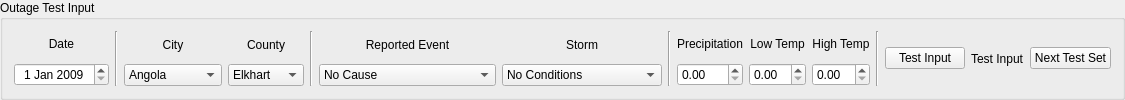
     <widget class="QGroupBox" name="OutageInputBox">
      <property name="title">
       <string>Outage Test Input</string>
      </property>
      <layout class="QHBoxLayout" name="horizontalLayout_7" stretch="20,1,2">
       <item>
        <layout class="QHBoxLayout" name="horizontalLayout_4">
         <item>
          <layout class="QVBoxLayout" name="verticalLayout_8">
           <item>
            <widget class="QLabel" name="label_16">
             <property name="text">
              <string>Date</string>
             </property>
             <property name="alignment">
              <set>Qt::AlignCenter</set>
             </property>
            </widget>
           </item>
           <item>
            <widget class="QDateEdit" name="inputDate">
             <property name="alignment">
              <set>Qt::AlignCenter</set>
             </property>
             <property name="dateTime">
              <datetime>
               <hour>0</hour>
               <minute>0</minute>
               <second>0</second>
               <year>2009</year>
               <month>1</month>
               <day>1</day>
              </datetime>
             </property>
             <property name="maximumDateTime">
              <datetime>
               <hour>23</hour>
               <minute>59</minute>
               <second>59</second>
               <year>2015</year>
               <month>12</month>
               <day>31</day>
              </datetime>
             </property>
             <property name="minimumDate">
              <date>
               <year>2009</year>
               <month>1</month>
               <day>1</day>
              </date>
             </property>
            </widget>
           </item>
          </layout>
         </item>
         <item>
          <widget class="Line" name="line_6">
           <property name="orientation">
            <enum>Qt::Vertical</enum>
           </property>
          </widget>
         </item>
         <item>
          <layout class="QVBoxLayout" name="verticalLayout_14">
           <item>
            <widget class="QLabel" name="label_15">
             <property name="text">
              <string>City</string>
             </property>
             <property name="alignment">
              <set>Qt::AlignCenter</set>
             </property>
            </widget>
           </item>
           <item>
            <widget class="QComboBox" name="inputCity_cb">
             <item>
              <property name="text">
               <string>Angola</string>
              </property>
             </item>
             <item>
              <property name="text">
               <string>Crown Point</string>
              </property>
             </item>
             <item>
              <property name="text">
               <string>Gary</string>
              </property>
             </item>
             <item>
              <property name="text">
               <string>Goshen</string>
              </property>
             </item>
             <item>
              <property name="text">
               <string>Hammond</string>
              </property>
             </item>
             <item>
              <property name="text">
               <string>Laporte</string>
              </property>
             </item>
             <item>
              <property name="text">
               <string>Monticello</string>
              </property>
             </item>
             <item>
              <property name="text">
               <string>Plymouth</string>
              </property>
             </item>
             <item>
              <property name="text">
               <string>Valparaiso</string>
              </property>
             </item>
            </widget>
           </item>
          </layout>
         </item>
         <item>
          <layout class="QVBoxLayout" name="verticalLayout_15">
           <item>
            <widget class="QLabel" name="label_17">
             <property name="text">
              <string>County</string>
             </property>
             <property name="alignment">
              <set>Qt::AlignCenter</set>
             </property>
            </widget>
           </item>
           <item>
            <widget class="QComboBox" name="inputCount_cb">
             <item>
              <property name="text">
               <string>Elkhart</string>
              </property>
             </item>
             <item>
              <property name="text">
               <string>La Porte</string>
              </property>
             </item>
             <item>
              <property name="text">
               <string>Lake</string>
              </property>
             </item>
             <item>
              <property name="text">
               <string>Marshall</string>
              </property>
             </item>
             <item>
              <property name="text">
               <string>Porter</string>
              </property>
             </item>
             <item>
              <property name="text">
               <string>Steuben</string>
              </property>
             </item>
             <item>
              <property name="text">
               <string>White</string>
              </property>
             </item>
            </widget>
           </item>
          </layout>
         </item>
         <item>
          <widget class="Line" name="line_7">
           <property name="orientation">
            <enum>Qt::Vertical</enum>
           </property>
          </widget>
         </item>
         <item>
          <layout class="QVBoxLayout" name="verticalLayout_16">
           <item>
            <widget class="QLabel" name="label_18">
             <property name="text">
              <string>Reported Event</string>
             </property>
             <property name="alignment">
              <set>Qt::AlignCenter</set>
             </property>
            </widget>
           </item>
           <item>
            <widget class="QComboBox" name="reportedEvent_cb">
             <item>
              <property name="text">
               <string>No Cause</string>
              </property>
             </item>
             <item>
              <property name="text">
               <string>210 - Tree Fell - Naturally</string>
              </property>
             </item>
             <item>
              <property name="text">
               <string>211 - Tree Fell - Storm</string>
              </property>
             </item>
             <item>
              <property name="text">
               <string>220 - Tree Grow - Naturally</string>
              </property>
             </item>
             <item>
              <property name="text">
               <string>230 - Unknown</string>
              </property>
             </item>
             <item>
              <property name="text">
               <string>291 - Weather</string>
              </property>
             </item>
             <item>
              <property name="text">
               <string>320 - Snow</string>
              </property>
             </item>
             <item>
              <property name="text">
               <string>340 - Tornado</string>
              </property>
             </item>
             <item>
              <property name="text">
               <string>310 - Lightning</string>
              </property>
             </item>
            </widget>
           </item>
          </layout>
         </item>
         <item>
          <layout class="QVBoxLayout" name="verticalLayout_17">
           <item>
            <widget class="QLabel" name="label_20">
             <property name="text">
              <string>Storm</string>
             </property>
             <property name="alignment">
              <set>Qt::AlignCenter</set>
             </property>
            </widget>
           </item>
           <item>
            <widget class="QComboBox" name="storm_cb">
             <item>
              <property name="text">
               <string>No Conditions</string>
              </property>
             </item>
             <item>
              <property name="text">
               <string>Blizzard</string>
              </property>
             </item>
             <item>
              <property name="text">
               <string>Coastal Flood</string>
              </property>
             </item>
             <item>
              <property name="text">
               <string>Dense Fog</string>
              </property>
             </item>
             <item>
              <property name="text">
               <string>Dust Devil</string>
              </property>
             </item>
             <item>
              <property name="text">
               <string>Excessive Heat</string>
              </property>
             </item>
             <item>
              <property name="text">
               <string>Extreme Cold/wind Chill</string>
              </property>
             </item>
             <item>
              <property name="text">
               <string>Flash Flood</string>
              </property>
             </item>
             <item>
              <property name="text">
               <string>Flood</string>
              </property>
             </item>
             <item>
              <property name="text">
               <string>Funnel Cloud</string>
              </property>
             </item>
             <item>
              <property name="text">
               <string>Hail</string>
              </property>
             </item>
             <item>
              <property name="text">
               <string>Heavy Rain</string>
              </property>
             </item>
             <item>
              <property name="text">
               <string>Heavy Snow</string>
              </property>
             </item>
             <item>
              <property name="text">
               <string>High Wind</string>
              </property>
             </item>
             <item>
              <property name="text">
               <string>Ice Storm</string>
              </property>
             </item>
             <item>
              <property name="text">
               <string>Lake-effect Snow</string>
              </property>
             </item>
             <item>
              <property name="text">
               <string>Lightning</string>
              </property>
             </item>
             <item>
              <property name="text">
               <string>Rip Current</string>
              </property>
             </item>
             <item>
              <property name="text">
               <string>Strong Winds</string>
              </property>
             </item>
             <item>
              <property name="text">
               <string>Thunderstorm Wind</string>
              </property>
             </item>
             <item>
              <property name="text">
               <string>Winter Storm</string>
              </property>
             </item>
             <item>
              <property name="text">
               <string>Winter Weather</string>
              </property>
             </item>
            </widget>
           </item>
          </layout>
         </item>
         <item>
          <widget class="Line" name="line_13">
           <property name="orientation">
            <enum>Qt::Vertical</enum>
           </property>
          </widget>
         </item>
         <item>
          <layout class="QVBoxLayout" name="verticalLayout_18">
           <item>
            <widget class="QLabel" name="label_25">
             <property name="text">
              <string>Precipitation</string>
             </property>
             <property name="alignment">
              <set>Qt::AlignCenter</set>
             </property>
            </widget>
           </item>
           <item>
            <widget class="QDoubleSpinBox" name="precipitation_dsb"/>
           </item>
          </layout>
         </item>
         <item>
          <layout class="QVBoxLayout" name="verticalLayout_19">
           <item>
            <widget class="QLabel" name="label_26">
             <property name="text">
              <string>Low Temp</string>
             </property>
             <property name="alignment">
              <set>Qt::AlignCenter</set>
             </property>
            </widget>
           </item>
           <item>
            <widget class="QDoubleSpinBox" name="lo_temp_dsb"/>
           </item>
          </layout>
         </item>
         <item>
          <layout class="QVBoxLayout" name="verticalLayout_20">
           <item>
            <widget class="QLabel" name="label_27">
             <property name="text">
              <string>High Temp</string>
             </property>
             <property name="alignment">
              <set>Qt::AlignCenter</set>
             </property>
            </widget>
           </item>
           <item>
            <widget class="QDoubleSpinBox" name="hi_temp_dsb"/>
           </item>
          </layout>
         </item>
        </layout>
       </item>
       <item>
        <widget class="Line" name="line_3">
         <property name="orientation">
          <enum>Qt::Vertical</enum>
         </property>
        </widget>
       </item>
       <item>
        <layout class="QHBoxLayout" name="horizontalLayout_3">
         <item>
          <widget class="QPushButton" name="testInput_btn">
           <property name="maximumSize">
            <size>
             <width>120</width>
             <height>16777215</height>
            </size>
           </property>
           <property name="text">
            <string>Test Input</string>
           </property>
          </widget>
         </item>
         <item>
          <widget class="QLabel" name="testInput_output">
           <property name="maximumSize">
            <size>
             <width>200</width>
             <height>16777215</height>
            </size>
           </property>
           <property name="text">
            <string>Test Input</string>
           </property>
          </widget>
         </item>
         <item>
          <widget class="QPushButton" name="pushButton">
           <property name="text">
            <string>Next Test Set</string>
           </property>
          </widget>
         </item>
        </layout>
       </item>
      </layout>
     </widget>
